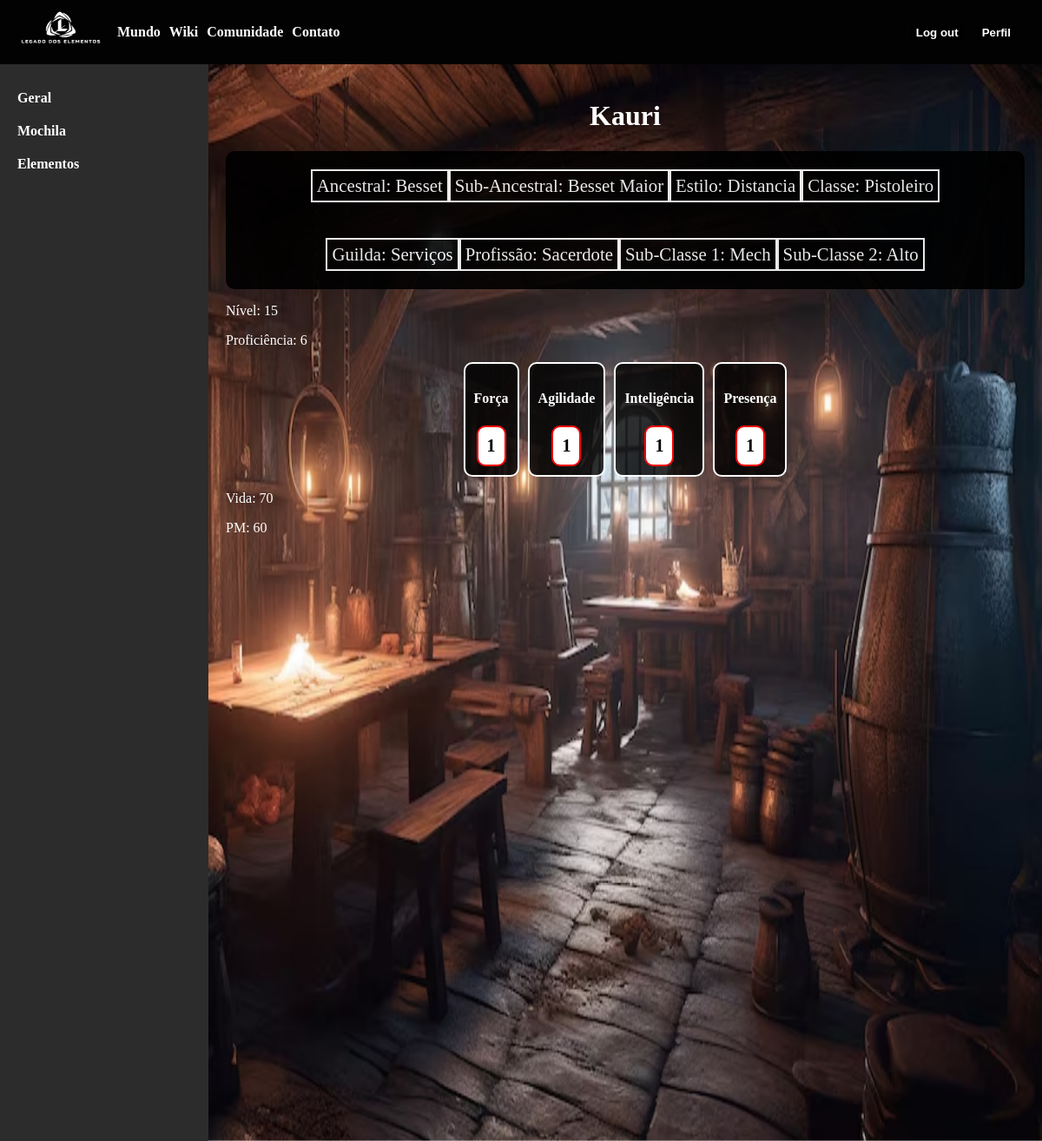
Screenshot of /ficha_personagem/1 (signed in) with the database file from the repository.
### ProjetoLE/models.py (models this page shows, shortened)
class Character(db.Model):
    id = db.Column(db.Integer, primary_key=True)
    name = db.Column(db.String(150), nullable=False)
    user_id = db.Column(db.Integer, db.ForeignKey('user.id'), nullable=False)
    ancestry_id = db.Column(db.Integer, db.ForeignKey('ancestry.id'), nullable=False)
    sub_ancestry_id = db.Column(db.Integer, db.ForeignKey('sub_ancestry.id'), nullable=False)
    estilo_id = db.Column(db.Integer, db.ForeignKey('estilo.id'), nullable=False)
    classe_id = db.Column(db.Integer, db.ForeignKey('classe.id'), nullable=False)
    sub_classe1_id = db.Column(db.Integer, db.ForeignKey('sub_classe.id'), nullable=False)
    sub_classe2_id = db.Column(db.Integer, db.ForeignKey('sub_classe.id'), nullable=False)
    guilda_id = db.Column(db.Integer, db.ForeignKey('guilda.id'), nullable=False)
    profissao_id = db.Column(db.Integer, db.ForeignKey('profissao.id'), nullable=False)
    level = db.Column(db.Integer, nullable=False, default=1)
    forca = db.Column(db.Integer, nullable=False, default=1)
    agilidade = db.Column(db.Integer, nullable=False, default=1)
    inteligencia = db.Column(db.Integer, nullable=False, default=1)
    presenca = db.Column(db.Integer, nullable=False, default=1)
    ancestry = db.relationship('Ancestry', backref='characters')
    sub_ancestry = db.relationship('SubAncestry', backref='characters')
    estilo = db.relationship('Estilo', backref='characters')
    classe = db.relationship('Classe', backref='characters')
    sub_classe1 = db.relationship('SubClasse', foreign_keys=[sub_classe1_id])
    sub_classe2 = db.relationship('SubClasse', foreign_keys=[sub_classe2_id])
    guilda = db.relationship('Guilda', backref='characters')
    profissao = db.relationship('Profissao', backref='characters')
    def calcular_vida(self):
        return self.classe.vida_inicial + (self.level * self.classe.vida_por_nivel)
    def calcular_pm(self):
        return self.classe.pm_inicial + (self.level * self.classe.pm_por_nivel)
    def calcular_proficiencia(self):
        return 3 + (self.level // 5)

class Ancestry(db.Model):
    id = db.Column(db.Integer, primary_key=True)
    name = db.Column(db.String(150), nullable=False)
    sub_ancestries = db.relationship('SubAncestry', backref='parent_ancestry', lazy=True)
    usa_pericias_sub_ancestral = db.Column(db.Boolean, default=False)
    pericias = db.relationship('Pericia', secondary=ancestry_pericia, back_populates='ancestries')

class SubAncestry(db.Model):
    id = db.Column(db.Integer, primary_key=True)
    name = db.Column(db.String(150), nullable=False)
    ancestry_id = db.Column(db.Integer, db.ForeignKey('ancestry.id'), nullable=False)
    elemento_id = db.Column(db.Integer, db.ForeignKey('elemento.id'), nullable=True)
    image_url = db.Column(db.String(200), nullable=True)
    ancestry = db.relationship('Ancestry', back_populates='sub_ancestries', overlaps="parent_ancestry")
    elemento = db.relationship('Elemento')

class Estilo(db.Model):
    id = db.Column(db.Integer, primary_key=True)
    name = db.Column(db.String(100), nullable=False)
    classes = db.relationship('Classe', backref='estilo', lazy=True)

class Classe(db.Model):
    id = Column(Integer, primary_key=True)
    name = Column(String(100), nullable=False)
    description = Column(String(200), nullable=True)
    estilo_id = Column(Integer, ForeignKey('estilo.id'), nullable=False)
    type_id1 = Column(Integer, ForeignKey('tipo_sub_classe.id'), nullable=False)
    type_id2 = Column(Integer, ForeignKey('tipo_sub_classe.id'), nullable=False)
    vida_inicial = db.Column(db.Integer, nullable=False, default=10)
    vida_por_nivel = db.Column(db.Integer, nullable=False, default=3)
    pm_inicial = db.Column(db.Integer, nullable=False, default=30)
    pm_por_nivel = db.Column(db.Integer, nullable=False, default=2)
    sub_classes1 = relationship('SubClasse', primaryjoin="foreign(Classe.type_id1)==SubClasse.tipo_id")
    sub_classes2 = relationship('SubClasse', primaryjoin="foreign(Classe.type_id2)==SubClasse.tipo_id")

class Guilda(db.Model):
    id = db.Column(db.Integer, primary_key=True)
    name = db.Column(db.String(150), unique=True, nullable=False)
    description = db.Column(db.String(500))
    profissoes = db.relationship('Profissao', backref='guilda', lazy=True)

class Profissao(db.Model):
    id = db.Column(db.Integer, primary_key=True)
    name = db.Column(db.String(150), unique=True, nullable=False)
    description = db.Column(db.String(500), nullable=True)
    guilda_id = db.Column(db.Integer, db.ForeignKey('guilda.id'), nullable=False)
    pericias = db.relationship('Pericia', secondary=profissao_pericia, back_populates='profissoes')

class SubClasse(db.Model):
    id = Column(Integer, primary_key=True)
    name = Column(String(100), nullable=False)
    description = Column(String(200), nullable=True)
    tipo_id = Column(Integer, ForeignKey('tipo_sub_classe.id'), nullable=False)
    elemento_id = db.Column(db.Integer, db.ForeignKey('elemento.id'), nullable=True)
    image_url = db.Column(db.String(200))
    tipo = relationship('TipoSubClasse')
    elemento = db.relationship('Elemento')

### ProjetoLE/routes.py (the view)
@main.route('/ficha_personagem/<int:character_id>', methods=['GET'])
@login_required
def ficha_personagem(character_id):
    character = Character.query.get_or_404(character_id)
    if character.user_id != current_user.id:
        flash('Você não tem permissão para acessar esta ficha.')
        return redirect(url_for('main.homepage'))
    sub_classe1 = SubClasse.query.get(character.sub_classe1_id)
    sub_classe1_elemento = Elemento.query.get(sub_classe1.elemento_id) if sub_classe1 else None
    sub_classe2 = SubClasse.query.get(character.sub_classe2_id)
    sub_classe2_elemento = Elemento.query.get(sub_classe2.elemento_id) if sub_classe2 else None
    elementos = [sub_classe1_elemento, sub_classe2_elemento]
    vantagens = []
    resistencias = []
    for elemento in elementos:
        if elemento:
            vantagens.extend(Vantagem.query.filter_by(elemento_id=elemento.id).all())
            resistencias.extend(Resistencia.query.filter_by(elemento_id=elemento.id).all())
    vida = character.calcular_vida()
    pm = character.calcular_pm()
    proficiencia = character.calcular_proficiencia()
    return render_template('ficha_personagem.html', character=character, elementos=elementos, vantagens=vantagens, resistencias=resistencias, vida=vida, pm=pm, proficiencia=proficiencia)

### ProjetoLE/__init__.py (called while the page is built)
@login_manager.user_loader
def load_user(user_id):
    from .models import User
    return User.query.get(int(user_id))

### ProjetoLE/templates/ficha_personagem.html (shortened to what this page needs)
<!DOCTYPE html>
<html lang="en">
<head>
    <link rel="stylesheet" href="{{ url_for('static', filename='css/ficha.css') }}">
</head>
<body>
    <img class="backgroundsite" src="{{ url_for('static', filename='img/LE background.png') }}" alt="Background Image" />
    <header>
        <div class="logo">
            <img class="LeLogoNome" src="{{ url_for('static', filename='img/logobranca.png') }}" alt="Logo" />
        </div>
        <div class="tdheader">
            <div class="links">
                <div><a href="#">Mundo</a></div>
                <div><a href="#">Wiki</a></div>
                <div><a href="#">Comunidade</a></div>
                <div><a href="#">Contato</a></div>
            </div>
            <div class="headerbuttons">
                <div>
                    <a href="{{ url_for('main.logout') }}">
                        <button class="logout">Log out</button>
                    </a>
                </div>
                <div>
                        <button class="play">Perfil</button>
                </div>
            </div>
        </div>
    </header>
    <div class="site">
        <div class="character-sheet">
            <div class="navbar">
                <a href="#" onclick="showSection('geral')">Geral</a>
                <a href="#" onclick="showSection('mochila')">Mochila</a>
                <a href="#" onclick="showSection('elementos')">Elementos</a>
            </div>
        </div>
        <div class="content">
            <div id="geral-section" class="section">
                <div class="resumo">
                    <div>
                        <h1>{{ character.name }}</h1>
                    </div>
                    <div class="resumo_personagem">
                        <p class="caixaresumo">Ancestral: {{ character.ancestry.name }}</p>
                        <p class="caixaresumo">Sub-Ancestral: {{ character.sub_ancestry.name }}</p>
                        <p class="caixaresumo">Estilo: {{ character.estilo.name }}</p>
                        <p class="caixaresumo">Classe: {{ character.classe.name }}</p>
                        <p class="caixaresumo">Guilda: {{ character.guilda.name }}</p>
                        <p class="caixaresumo">Profissão: {{ character.profissao.name }}</p>
                        <p class="caixaresumo">Sub-Classe 1: {{ character.sub_classe1.name }}</p>
                        <p class="caixaresumo">Sub-Classe 2: {{ character.sub_classe2.name }}</p>
                    </div>
                    <div class="informacoes">
                        <p class="caixainformacoes"> Nível: {{ character.level }}</p>
                        <p class="caixainformacoes"> Proficiência: {{ proficiencia }}</p>
                    </div>
                    <div class="atributos">
                        <div class="atributo">
                            <h4>Força</h4>
                            <div class="atributo-box">
                                <span>{{ character.forca }}</span>
                            </div>
                        </div>
                        <div class="atributo">
                            <h4>Agilidade</h4>
                            <div class="atributo-box">
                                <span>{{ character.agilidade }}</span>
                            </div>
                        </div>
                        <div class="atributo">
                            <h4>Inteligência</h4>
                            <div class="atributo-box">
                                <span>{{ character.inteligencia }}</span>
                            </div>
                        </div>
                        <div class="atributo">
                            <h4>Presença</h4>
                            <div class="atributo-box">
                                <span>{{ character.presenca }}</span>
                            </div>
                        </div>
                    </div>
                    <div class="combate">
                        <p class="caixaatributos"> Vida: {{ vida }}</p>
                        <p class="caixaatributos"> PM: {{ pm }}</p>
                    </div>
                </div>
            </div>
        </div>
    </div>
</body>
</html>

### ProjetoLE/static/css/ficha.css (style rules this page uses)
* { color: white; }
body { position: relative; margin: 0; width: 100vw; height: 100%; overflow-x: hidden; }
header { position: relative; display: flex; align-items: center; gap: 15px; background-color: rgb(2, 2, 2); padding-left: 20px; padding-right: 30px; }
a { text-decoration: none; color: white; font-weight: 700; }
h1 { color: white; display: flex; justify-content: center; }
h4 { color: white; }
.site { display: flex; position: relative; overflow: auto; height: 100%; }
.LeLogoNome { height: 70px; width: 100px; }
.tdheader { display: flex; justify-content: space-between; align-items: center; width: 100%; height: 100%; min-height: 73px; }
.links { display: flex; gap: 10px; }
.headerbuttons { display: flex; gap: 15px; }
.logout { color: white; border: none; background-color: black; font-weight: 700; }
.play { color: white; border: none; background-color: black; font-weight: 700; }
.backgroundsite { position: fixed; top: 0; left: 0; width: 100%; height: 100%; }
.resumo_personagem { display: flex; flex-wrap: wrap; justify-content: center; background-color: black; border-radius: 10px; opacity: 0.9; }
.character-sheet { display: flex; }
.navbar { height: 100vw; width: 200px; background-color: #2c2c2c; padding: 20px; }
.navbar a { display: block; color: white; padding: 10px 0; text-decoration: none; }
.content { flex-grow: 1; padding: 20px; }
.caixaresumo { padding: 5px; border: 2px solid white; font-size: 1.3rem; }
html { scrollbar-width: thin; scrollbar-color: #555 #2c2c2c; }
.atributos { display: flex; justify-content: center; gap: 10px; }
.atributo { text-align: center; background-color: rgba(0, 0, 0, 0.8); border-radius: 10px; padding: 10px; border: 2px solid white; }
.atributo-box { display: inline-block; background-color: white; border: 2px solid red; border-radius: 10px; padding: 10px; color: white; font-size: 20px; font-weight: bold; }
.atributo-box span { color: black; }

### rows the page displays
Character: name "Kauri", level "15", forca "1", agilidade "1", inteligencia "1", presenca "1"
Ancestry: ancestry.name "Besset"
SubAncestry: sub_ancestry.name "Besset Maior"
Estilo: estilo.name "Distancia"
Classe: classe.name "Pistoleiro"
Guilda: guilda.name "Serviços"
Profissao: profissao.name "Sacerdote"
SubClasse: sub_classe1.name "Mech"
SubClasse: sub_classe2.name "Alto"

### other values shown
{{ proficiencia }} "6"
{{ vida }} "70"
{{ pm }} "60"
